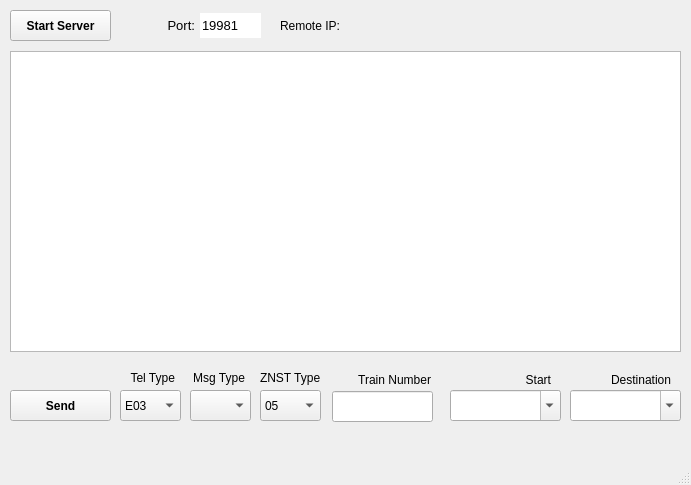
<?xml version="1.0" encoding="UTF-8"?>
<ui version="4.0">
 <class>MainWindow</class>
 <widget class="QMainWindow" name="MainWindow">
  <property name="enabled">
   <bool>true</bool>
  </property>
  <property name="geometry">
   <rect>
    <x>0</x>
    <y>0</y>
    <width>691</width>
    <height>485</height>
   </rect>
  </property>
  <property name="minimumSize">
   <size>
    <width>691</width>
    <height>485</height>
   </size>
  </property>
  <property name="maximumSize">
   <size>
    <width>691</width>
    <height>485</height>
   </size>
  </property>
  <property name="windowTitle">
   <string>UIC TCP Server</string>
  </property>
  <property name="windowIcon">
   <iconset resource="images.qrc">
    <normaloff>:/new/img/icon.jpg</normaloff>:/new/img/icon.jpg</iconset>
  </property>
  <widget class="QWidget" name="centralwidget">
   <widget class="QPushButton" name="pushButton">
    <property name="geometry">
     <rect>
      <x>10</x>
      <y>10</y>
      <width>101</width>
      <height>31</height>
     </rect>
    </property>
    <property name="font">
     <font>
      <weight>75</weight>
      <bold>true</bold>
     </font>
    </property>
    <property name="autoFillBackground">
     <bool>false</bool>
    </property>
    <property name="text">
     <string>Start Server</string>
    </property>
    <property name="checkable">
     <bool>true</bool>
    </property>
    <property name="checked">
     <bool>false</bool>
    </property>
    <property name="flat">
     <bool>false</bool>
    </property>
   </widget>
   <widget class="QTextBrowser" name="textBrowser">
    <property name="geometry">
     <rect>
      <x>10</x>
      <y>51</y>
      <width>671</width>
      <height>301</height>
     </rect>
    </property>
    <property name="sizePolicy">
     <sizepolicy hsizetype="Expanding" vsizetype="Expanding">
      <horstretch>1</horstretch>
      <verstretch>0</verstretch>
     </sizepolicy>
    </property>
   </widget>
   <widget class="QPushButton" name="pushButton_send">
    <property name="geometry">
     <rect>
      <x>10</x>
      <y>390</y>
      <width>101</width>
      <height>31</height>
     </rect>
    </property>
    <property name="font">
     <font>
      <weight>75</weight>
      <bold>true</bold>
     </font>
    </property>
    <property name="autoFillBackground">
     <bool>false</bool>
    </property>
    <property name="text">
     <string>Send</string>
    </property>
    <property name="checkable">
     <bool>false</bool>
    </property>
    <property name="checked">
     <bool>false</bool>
    </property>
    <property name="flat">
     <bool>false</bool>
    </property>
   </widget>
   <widget class="QComboBox" name="comboBox_E">
    <property name="geometry">
     <rect>
      <x>120</x>
      <y>390</y>
      <width>61</width>
      <height>31</height>
     </rect>
    </property>
    <item>
     <property name="text">
      <string>E03</string>
     </property>
    </item>
    <item>
     <property name="text">
      <string>E06</string>
     </property>
    </item>
   </widget>
   <widget class="QComboBox" name="comboBox_T">
    <property name="geometry">
     <rect>
      <x>190</x>
      <y>390</y>
      <width>61</width>
      <height>31</height>
     </rect>
    </property>
   </widget>
   <widget class="QComboBox" name="comboBox_Sopt">
    <property name="geometry">
     <rect>
      <x>450</x>
      <y>390</y>
      <width>111</width>
      <height>31</height>
     </rect>
    </property>
    <property name="editable">
     <bool>true</bool>
    </property>
    <item>
     <property name="text">
      <string/>
     </property>
    </item>
   </widget>
   <widget class="QLineEdit" name="lineEdit">
    <property name="geometry">
     <rect>
      <x>332</x>
      <y>391</y>
      <width>101</width>
      <height>31</height>
     </rect>
    </property>
    <property name="maxLength">
     <number>6</number>
    </property>
    <property name="alignment">
     <set>Qt::AlignRight|Qt::AlignTrailing|Qt::AlignVCenter</set>
    </property>
   </widget>
   <widget class="QComboBox" name="comboBox_Dopt">
    <property name="geometry">
     <rect>
      <x>570</x>
      <y>390</y>
      <width>111</width>
      <height>31</height>
     </rect>
    </property>
    <property name="editable">
     <bool>true</bool>
    </property>
    <item>
     <property name="text">
      <string/>
     </property>
    </item>
   </widget>
   <widget class="QComboBox" name="comboBox_M_type">
    <property name="geometry">
     <rect>
      <x>260</x>
      <y>390</y>
      <width>61</width>
      <height>31</height>
     </rect>
    </property>
    <item>
     <property name="text">
      <string>05</string>
     </property>
    </item>
    <item>
     <property name="text">
      <string>50</string>
     </property>
    </item>
   </widget>
   <widget class="QLabel" name="label">
    <property name="geometry">
     <rect>
      <x>190</x>
      <y>370</y>
      <width>55</width>
      <height>16</height>
     </rect>
    </property>
    <property name="text">
     <string>Msg Type</string>
    </property>
    <property name="alignment">
     <set>Qt::AlignRight|Qt::AlignTrailing|Qt::AlignVCenter</set>
    </property>
   </widget>
   <widget class="QLabel" name="label_2">
    <property name="geometry">
     <rect>
      <x>120</x>
      <y>370</y>
      <width>55</width>
      <height>16</height>
     </rect>
    </property>
    <property name="text">
     <string>Tel Type</string>
    </property>
    <property name="alignment">
     <set>Qt::AlignRight|Qt::AlignTrailing|Qt::AlignVCenter</set>
    </property>
   </widget>
   <widget class="QLabel" name="label_3">
    <property name="geometry">
     <rect>
      <x>330</x>
      <y>370</y>
      <width>101</width>
      <height>20</height>
     </rect>
    </property>
    <property name="text">
     <string>Train Number</string>
    </property>
    <property name="alignment">
     <set>Qt::AlignRight|Qt::AlignTrailing|Qt::AlignVCenter</set>
    </property>
   </widget>
   <widget class="QLabel" name="label_4">
    <property name="geometry">
     <rect>
      <x>450</x>
      <y>370</y>
      <width>101</width>
      <height>20</height>
     </rect>
    </property>
    <property name="text">
     <string>Start</string>
    </property>
    <property name="alignment">
     <set>Qt::AlignRight|Qt::AlignTrailing|Qt::AlignVCenter</set>
    </property>
   </widget>
   <widget class="QLabel" name="label_5">
    <property name="geometry">
     <rect>
      <x>570</x>
      <y>370</y>
      <width>101</width>
      <height>20</height>
     </rect>
    </property>
    <property name="text">
     <string>Destination</string>
    </property>
    <property name="alignment">
     <set>Qt::AlignRight|Qt::AlignTrailing|Qt::AlignVCenter</set>
    </property>
   </widget>
   <widget class="QLineEdit" name="lineEdit_Port">
    <property name="enabled">
     <bool>true</bool>
    </property>
    <property name="geometry">
     <rect>
      <x>200</x>
      <y>13</y>
      <width>61</width>
      <height>25</height>
     </rect>
    </property>
    <property name="font">
     <font>
      <pointsize>10</pointsize>
     </font>
    </property>
    <property name="layoutDirection">
     <enum>Qt::RightToLeft</enum>
    </property>
    <property name="autoFillBackground">
     <bool>false</bool>
    </property>
    <property name="text">
     <string>19981</string>
    </property>
    <property name="maxLength">
     <number>6</number>
    </property>
    <property name="frame">
     <bool>false</bool>
    </property>
   </widget>
   <widget class="QLabel" name="label_6">
    <property name="geometry">
     <rect>
      <x>140</x>
      <y>15</y>
      <width>55</width>
      <height>21</height>
     </rect>
    </property>
    <property name="font">
     <font>
      <pointsize>10</pointsize>
     </font>
    </property>
    <property name="text">
     <string>Port:</string>
    </property>
    <property name="alignment">
     <set>Qt::AlignRight|Qt::AlignTrailing|Qt::AlignVCenter</set>
    </property>
   </widget>
   <widget class="QLabel" name="label_7">
    <property name="geometry">
     <rect>
      <x>260</x>
      <y>370</y>
      <width>71</width>
      <height>16</height>
     </rect>
    </property>
    <property name="layoutDirection">
     <enum>Qt::LeftToRight</enum>
    </property>
    <property name="text">
     <string>&lt;html&gt;&lt;head/&gt;&lt;body&gt;&lt;p&gt;ZNST Type&lt;/p&gt;&lt;/body&gt;&lt;/html&gt;</string>
    </property>
   </widget>
   <widget class="QLabel" name="label_Ip">
    <property name="geometry">
     <rect>
      <x>280</x>
      <y>15</y>
      <width>401</width>
      <height>21</height>
     </rect>
    </property>
    <property name="font">
     <font>
      <pointsize>9</pointsize>
     </font>
    </property>
    <property name="layoutDirection">
     <enum>Qt::LeftToRight</enum>
    </property>
    <property name="autoFillBackground">
     <bool>true</bool>
    </property>
    <property name="text">
     <string>Remote IP:</string>
    </property>
   </widget>
  </widget>
  <widget class="QMenuBar" name="menubar">
   <property name="geometry">
    <rect>
     <x>0</x>
     <y>0</y>
     <width>691</width>
     <height>26</height>
    </rect>
   </property>
  </widget>
  <widget class="QStatusBar" name="statusbar"/>
 </widget>
 <resources>
  <include location="images.qrc"/>
 </resources>
 <connections/>
</ui>
